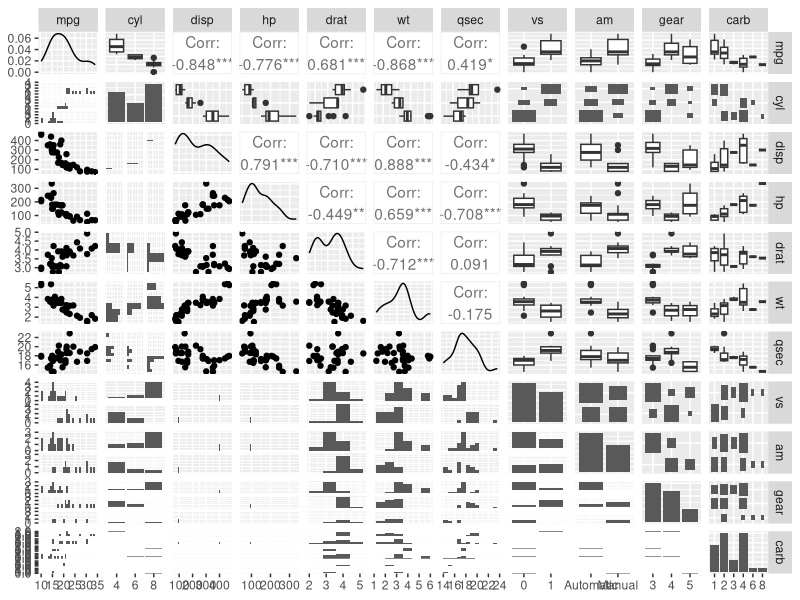
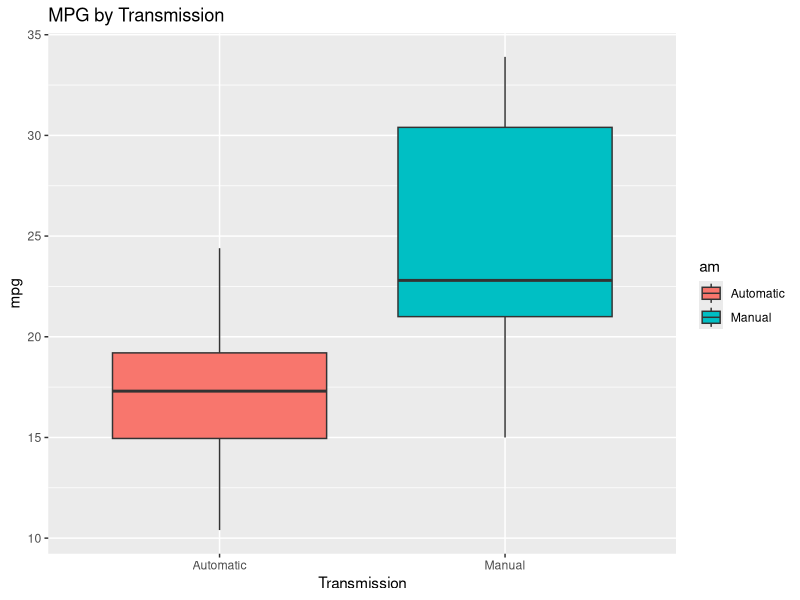
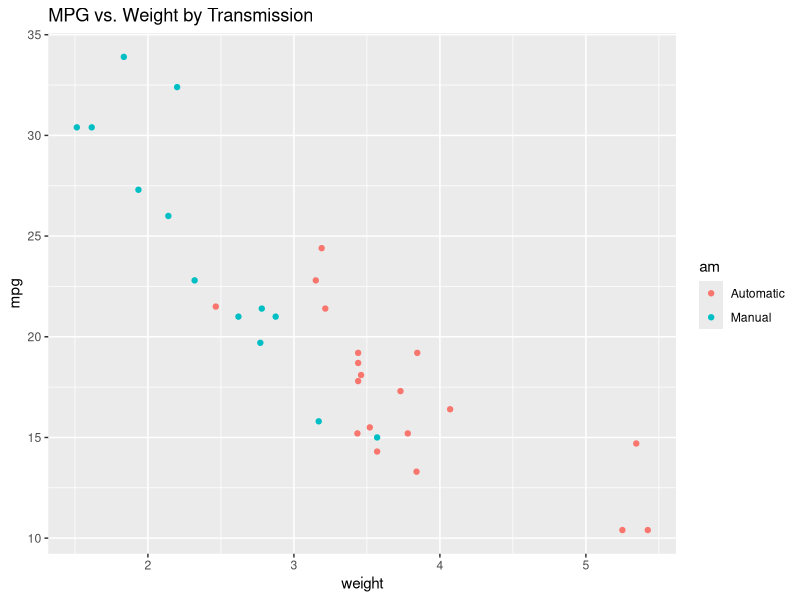
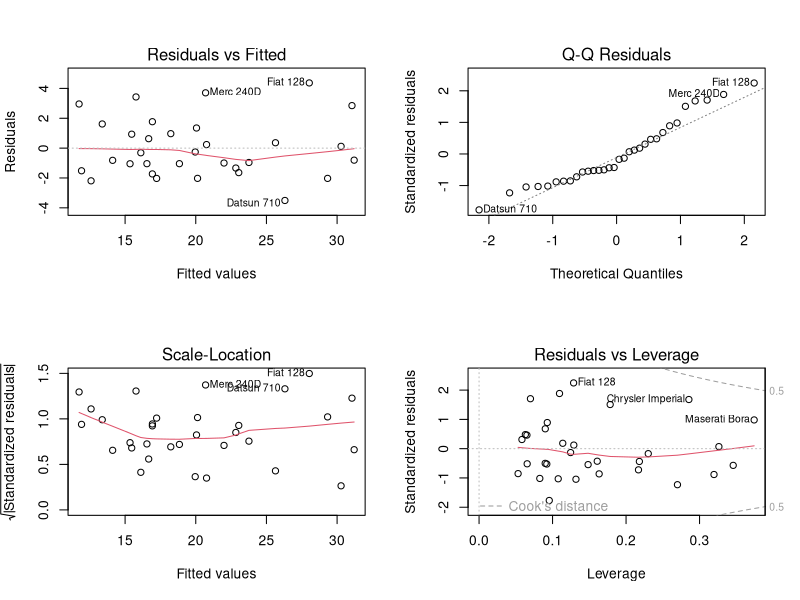

R code for these plots, in order:
## ---- chunk 1
knitr::opts_chunk$set(include=FALSE)
require(dplyr)
require(ggpubr)
require(car)
require(GGally)
## ---- chunk 2
data(mtcars)
df <- mtcars
df$cyl <- as.factor(df$cyl)
df$vs <- as.factor(df$vs)
df$am <- factor(df$am)
df$gear <- factor(df$gear)
df$carb <- factor(df$carb)
levels(df$am) <- c('Automatic','Manual')
## ---- chunk 3
result <- t.test(mpg ~ am,df)
result$p.value

## ---- chunk 4
result$estimate

## ---- chunk 5
fit_all <- lm(mpg ~ .,data=df)
summary(fit_all)
## ---- chunk 6
sqrt(vif(fit_all))
## ---- chunk 7
fit_step <- step(fit_all, k=log(nrow(df)))
summary(fit_step)
## ---- chunk 8
fit_wt <- update(fit_step, mpg ~ wt*am + qsec)
summary(fit_wt)
## ---- chunk 9
fit_am <- update(fit_all, mpg ~ am)
summary(fit_am)
## ---- chunk 10
anova(fit_am,fit_step,fit_wt,fit_all)
## ---- chunk 11
confint(fit_wt)
## ---- chunk 12
cooks.distance(fit_wt)
## ---- chunk 13
ggpairs(df, lower=list(combo=wrap("facethist", binwidth=0.8)))
## ---- chunk 14
ggplot(data = df, aes(x = am, y = mpg, fill=am)) + 
        geom_boxplot() +
        xlab("Transmission") + ggtitle("MPG by Transmission")
## ---- chunk 15
ggplot(df, aes(x=wt, y=mpg, group=am, color=am, height=3, width=3)) + geom_point() +  
        xlab("weight") + ggtitle("MPG vs. Weight by Transmission")
## ---- chunk 16
par(mfrow=c(2,2))
plot(fit_wt)
